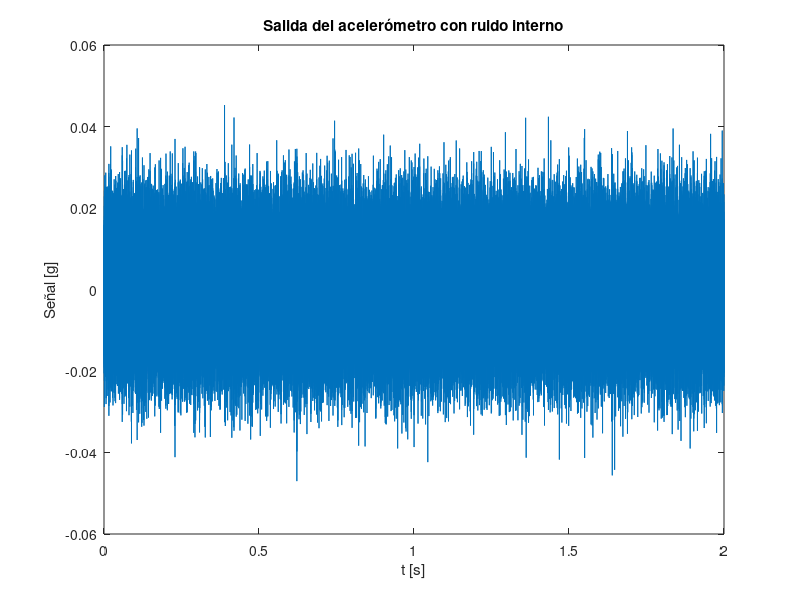

Source code (MATLAB):
clear
clc
close all
f_res = 21000;
w0 = 2*pi*f_res;
f_target = 11000;
w_target = 2*pi*f_target;

target_gain = 10^(3/20);  % 3 dB → ganancia ≈ 1.412

zeta_range = linspace(0.01, 0.2, 1000);
gain_vals = zeros(size(zeta_range));

for i = 1:length(zeta_range)
    z = zeta_range(i);
    H = tf([w0^2], [1, 2*z*w0, w0^2]);
    [mag, ~] = bode(H, w_target);
    gain_vals(i) = mag;
end

% Encontrar el zeta que más se aproxima a la ganancia deseada
[~, idx] = min(abs(gain_vals - target_gain));
zeta_ajustado = zeta_range(idx);

fprintf('Zeta estimado para 3 dB a 11 kHz: %.4f\n', zeta_ajustado);

Hs = tf([w0^2], [1, 2*zeta_ajustado*12*w0, w0^2]);

fs = 100000; % Frecuencia de muestreo
N = fs * 2;  % 2 segundos

nsd = 30e-6; % [g/√Hz]
noise_rms = nsd * sqrt(fs/2);  % Ruido blanco escalado en RMS
ruido = noise_rms * randn(1, N); % Señal de ruido blanco

t = (0:N-1)/fs;
sensor_out = lsim(Hs, ruido, t);

% Graficar
plot(t, sensor_out), xlabel('t [s]'), ylabel('Señal [g]')
title('Salida del acelerómetro con ruido interno')
